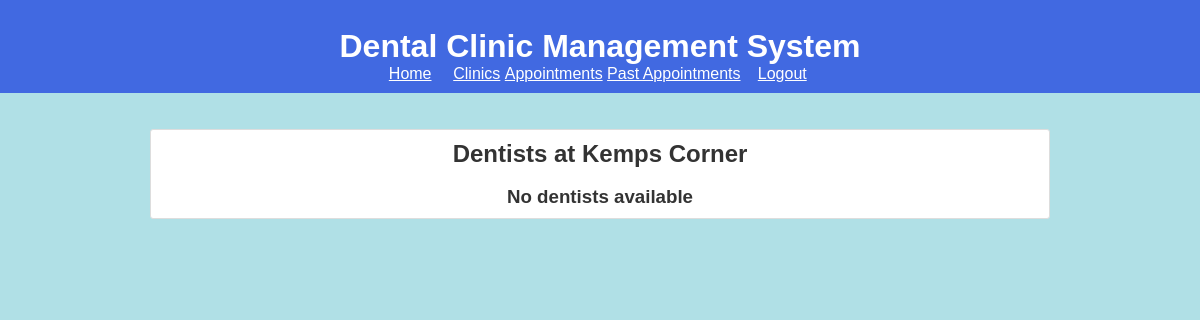
Before: /dentists.php?location=2 (signed in) with the older database file.
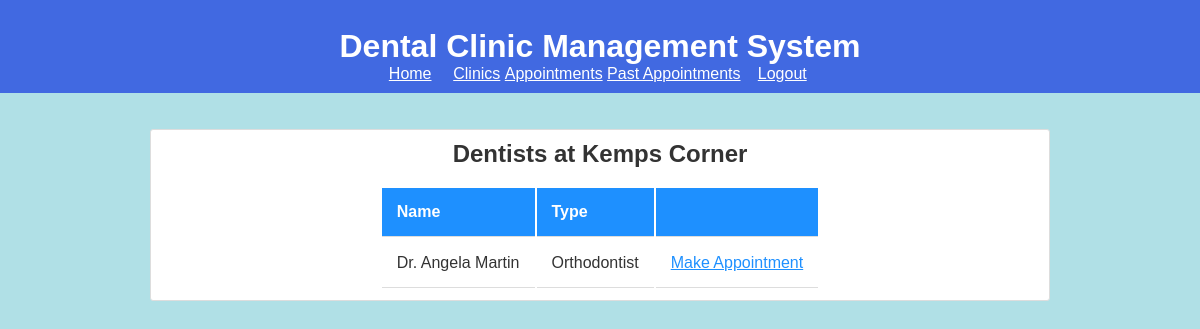
After: the same page with the newer database file.
### tables this page shows
CREATE TABLE `dentist` (
  `username` varchar(32) NOT NULL,
  `name` varchar(50) NOT NULL,
  `phone` bigint(10) NOT NULL,
  `age` int(3) NOT NULL,
  `sex` set('M','F') NOT NULL,
  `d_type` set('General','Orthodontist') NOT NULL,
  `location` varchar(32) NOT NULL
);

### dentists.php (the view, shortened to what this page needs)
<?php
    $db=mysqli_connect('localhost','root','','dcms') or die("could not connect to database");
    $locn = $_GET['location'];
?>
<!DOCTYPE HTML>
<html>
<head><title>Dentists</title>
<link href="style.css"type="text/css"rel="stylesheet"/>
</head>
<body>
  <center>
  <div class="menu">
    <h1>Dental Clinic Management System</h1>
    <a href="index.php">Home</a>
    <?php if(isset($_SESSION['username']) ){?>
    <a href="clinics.php">Clinics</a>
    <a href="appointments.php">Appointments</a>
    <a href="pastappointments.php">Past Appointments</a>
    <a href="index.php?logout='1'">Logout</a>
<?php }?>
    </div><br><br>
    <div class="content-section" style="width:75%">
        <?php
        $query2 = "SELECT location FROM clinic WHERE clinic_id = '$locn' LIMIT 1";
        $res_locn = mysqli_query($db, $query2);
        if($res_locn == false || mysqli_num_rows($res_locn) == 0)
        echo "<h3>Invalid Location</h3>";
        else
        {
            $row = mysqli_fetch_assoc($res_locn);
            $loc = $row['location'];
            echo "<h2>Dentists at $loc</h2><br>";
            $query = "SELECT * FROM dentist WHERE location = '$loc'";
            $res_dentist = mysqli_query($db, $query);
            if($res_dentist == false || mysqli_num_rows($res_dentist) == 0)
            echo  "<h3>No dentists available</h3>";
            else
            {
                echo "<table><tr><th>Name</th><th>Type</th><th></th></tr>";
                while($row = mysqli_fetch_assoc($res_dentist))
                {
                    $link = "makeappointment.php?dentist=".$row['username']."";
                    echo "<tr><td>Dr. ".$row['name']."</td><td>".$row['d_type']."</td><td><a href='$link'>Make Appointment</a></td></tr>";
                }
            }
        }
        ?>
        </table>
    </div>
    </center>
</body>
</html>

Changed rows visible on the page:
added dentist: name "Angela Martin", d_type "Orthodontist"
Other visible differences:
text no longer shown: "No dentists available"
text now shown: "Name Type"
